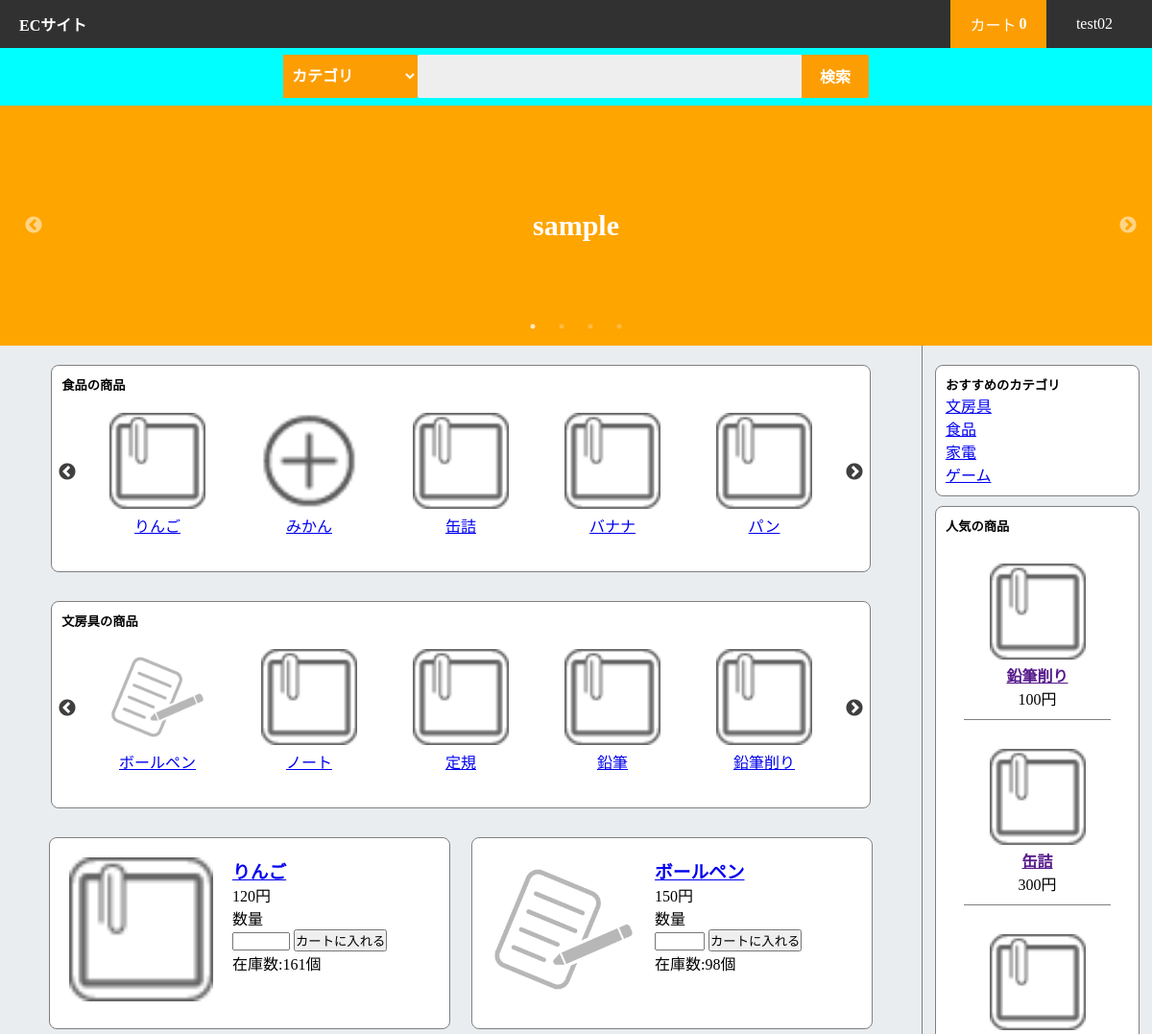
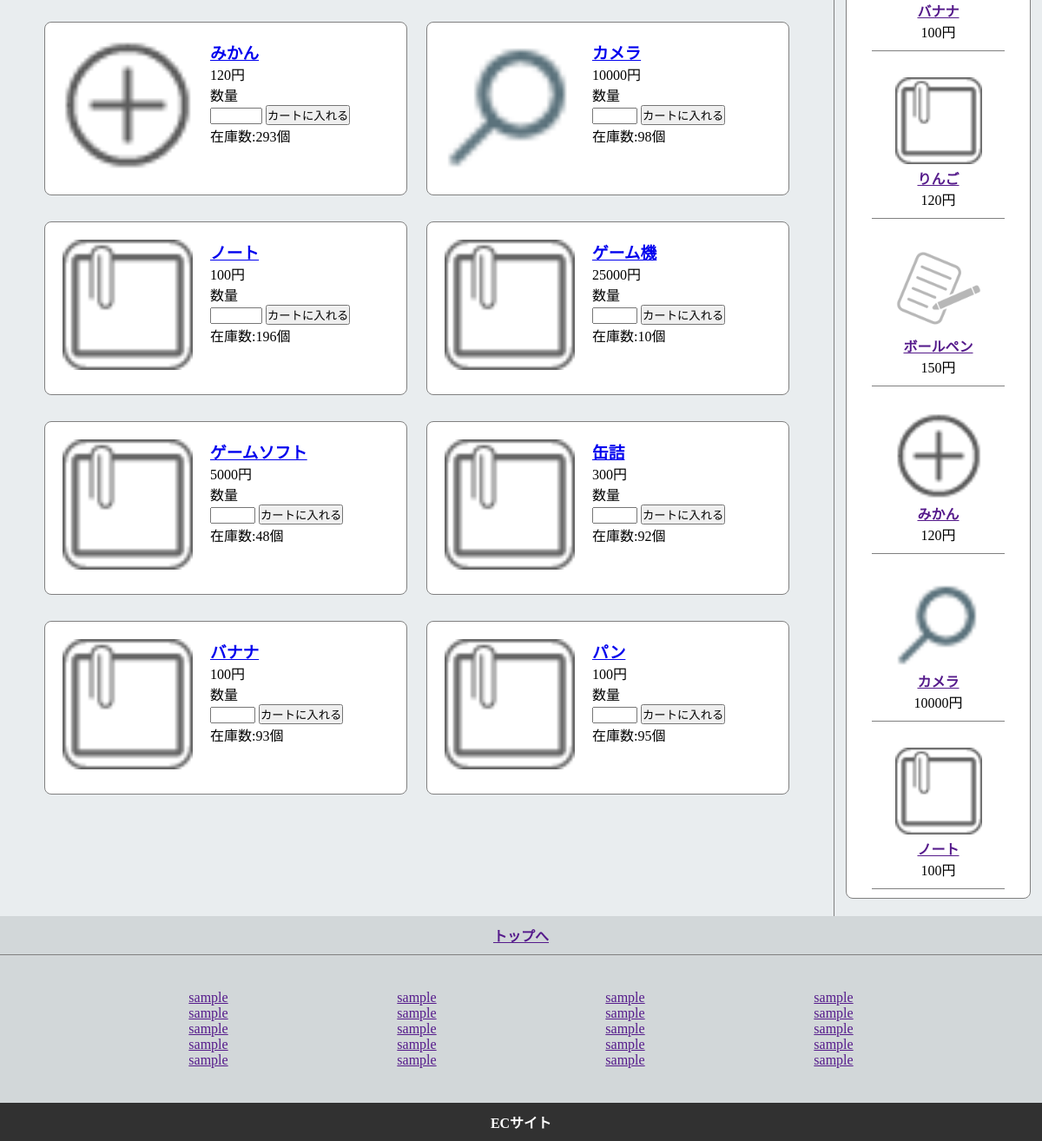
/test_sql/product_list.php (signed in), run on the app's committed database (2 pictures, top to bottom).
### tables this page shows
CREATE TABLE `product_info` (
  `Product_ID` int(11) NOT NULL,
  `Product_Name` text DEFAULT NULL,
  `Product_Category` text DEFAULT NULL,
  `Product_About` text DEFAULT NULL,
  `Product_Price` int(11) DEFAULT NULL,
  `Product_Image` text DEFAULT NULL,
  `Product_Stock` int(11) DEFAULT NULL,
  `Product_Access` int(11) NOT NULL DEFAULT 0
);

### test_sql/product_list.php (the view, shortened to what this page needs)
<?php
require "pdo_connect.php";
$prepare = $dbh->prepare("SELECT * FROM Product_Info LIMIT 10");
$prepare->execute();
$result = $prepare->fetchAll(PDO::FETCH_ASSOC);
$prepare = $dbh->prepare("SELECT * FROM Product_Info ORDER BY Product_Access DESC LIMIT 8");
$prepare->execute();
$pickup = $prepare->fetchAll(PDO::FETCH_ASSOC);
$prepare = $dbh->prepare("SELECT * FROM Product_Info WHERE Product_Category='食品'");
$prepare->execute();
$food = $prepare->fetchAll(PDO::FETCH_ASSOC);
$prepare = $dbh->prepare("SELECT * FROM Product_Info WHERE Product_Category='文房具'");
$prepare->execute();
$stationery = $prepare->fetchAll(PDO::FETCH_ASSOC);
$prepare = $dbh->prepare("SELECT Product_Category,SUM(Product_Access) FROM Product_Info GROUP BY Product_Category ORDER BY SUM(Product_Access) DESC");
$prepare->execute();
$pickupCategory = $prepare->fetchAll(PDO::FETCH_ASSOC);
?>
<!DOCTYPE html>
<html>
<head>
	<link href="js/slick-theme.css" rel="stylesheet" type="text/css">
	<link href="js/slick.css" rel="stylesheet" type="text/css">
	<link rel="stylesheet" href="css/common.css">
	<link rel="stylesheet" href="css/popup.css">
	<link rel="stylesheet" href="css/style.css">
</head>
<body>
	<?php require 'nav.php'; ?>
	<?php require 'search_area.php'; ?>
	<div class="header">
		<ul class="header-slider">
			<li><a href="#">sample</a></li>
		</ul>
	</div>
	<div class="container">
		<div class="left-content">
			<div class="left-width">
			<div class="slide-category">
				<h5>食品の商品</h5>
				<ul class="slider">
				<?php for($i=0; $i<count($food); $i++): ?>
                    <li class="slide-content"><a href="product.php?name=<?php echo $food[$i]["Product_ID"] ?>">
                        <img src="img/<?php echo $food[$i]["Product_ID"] ?>.png" class="replace-image">
                        <div class="item"><?php echo $food[$i]["Product_Name"] ?></div>
                    </a></li>
                <?php endfor ?>
            	</ul>
			</div>
			<div class="slide-category">
				<h5>文房具の商品</h5>
				<ul class="slider">
				<?php for($i=0; $i<count($stationery); $i++): ?>
                    <li class="slide-content"><a href="product.php?name=<?php echo $stationery[$i]["Product_ID"] ?>">
                        <img src="img/<?php echo $stationery[$i]["Product_ID"] ?>.png" class="replace-image">
                        <div class="item"><?php echo $stationery[$i]["Product_Name"] ?></div>
                    </a></li>
                <?php endfor ?>
            	</ul>
			</div>
    		<?php for($i=0; $i<count($result); $i++): ?>
            	<form action="cart.php?name=add" method="post" class="products">
        			<div class="product">
        				<a href="product.php?name=<?php echo $result[$i]["Product_ID"] ?>"><img src="<?php echo $result[$i]["Product_Image"] ?>" class="product-image"></a>
        				<h3><a href="product.php?name=<?php echo $result[$i]["Product_ID"] ?>" class="item-name"><?php echo $result[$i]["Product_Name"] ?></a></h3>
        				<div><?php echo $result[$i]["Product_Price"] ?>円</div>
        				<div>数量</div>
        				<input type="number" min="0" max="<?php echo $result[$i]["Product_Stock"] ?>" name="quantity">
        				<input type="submit" name="submit" value="カートに入れる">
        				<div>在庫数:<?php echo $result[$i]["Product_Stock"] ?>個</div>
        			</div>
        		</form>
        	<?php endfor ?>
        	</div>
        </div>
        <div class="right-content">
			<div class=pickup-category>
				<h5>おすすめのカテゴリ</h5>
				<ul>
					<?php for($i=0; $i<count($pickupCategory); $i++): ?>
    					<li><a href="search.php?c=<?php echo $pickupCategory[$i]["Product_Category"] ?>"><?php echo $pickupCategory[$i]["Product_Category"] ?></a></li>
    				<?php endfor; ?>
				</ul>
			</div>
			<div class="pickup-product">
				<h5>人気の商品</h5>
				<?php for($i=0; $i<count($pickup); $i++): ?>
					<div class="pickup">
						<a href="product.php?name=<?php echo $pickup[$i]["Product_ID"] ?>">
						<img src="<?php echo $pickup[$i]["Product_Image"] ?>" class="pickup-image">
						<a href=""><?php echo $pickup[$i]["Product_Name"] ?></a>
						<div class="pickup-price"><?php echo $pickup[$i]["Product_Price"] ?>円</div>
						</a>
					</div>
				<?php endfor ?>
			</div>
        </div>
    </div>
    <?php require 'footer.php'; ?>
</body>
</html>

### test_sql/css/common.css (style rules this page uses)
* { margin: 0; padding: 0; }

### test_sql/css/style.css (style rules this page uses)
.header { width:100%; height:250px; background:gray; }
.header-slider { width:100%; height:100%; background:orange; display:flex; align-items:center; text-align:center; }
.header-slider li a { font-weight:bold; color:white; text-decoration:none; font-size:30px; }
.container { width:100%; background:#ddd; display:flex; }
.left-content { width:80%; background:#e9edef; padding:20px 40px; display:flex; flex-wrap:wrap; box-sizing:border-box; align-content:flex-start; }
.left-width { width:100%; display:flex; flex-wrap:wrap; box-sizing:border-box; align-content:flex-start; }
.slide-category { width:97%; background:white; margin:0 auto; padding:10px; margin-bottom:30px; box-sizing:border-box; border-radius:8px; border:1px solid gray; }
.products { width:50%; height:200px; margin-bottom:30px; }
.product { width:95%; height:200px; background:white; border-radius:8px; margin:0px auto; padding:20px; text-decoration:none; border:1px solid gray; box-sizing:border-box; }
.product-image { width:150px; height:150px; float:left; margin-right:20px; }
.right-content { width:20%; background:#e9edef; display:flex; padding:20px 0px; flex-direction:column; border-left:1px solid gray; }
.pickup-category { width:80%; background:white; padding:10px; border-radius:8px; margin:0 auto; border:1px solid gray; }
.pickup-product { width:80%; background:white; padding:10px; border-radius:8px; margin:0 auto; margin-top:10px; border:1px solid gray; }
.pickup { width:80%; margin:0 auto; margin-top:20px; box-sizing:border-box; padding:10px; text-align:center; border-bottom:1px solid gray; }
.pickup-image { width:100px; height:100px; }
.pickup a { display:block; font-weight:bold; }
.slider { width:95%; margin:0 auto; margin-top:5px; }
.slide-content { width:100px; margin:10px; text-align:center; }
.slide-content img { width:100px; margin:0 auto; padding-top:5px; }
.item { height:40px; margin-top:5px; }

### test_sql/css/nav.css (style rules this page uses)
li { list-style:none; }

### data on the page
product_info: Product_Name "りんご", Product_Image (picture), Product_Price "120", Product_Stock "161"
product_info: shows a picture, Product_Name "みかん", Product_Image (picture), Product_Price "120", Product_Stock "293"
product_info: Product_Name "缶詰", Product_Price "300", Product_Stock "92"
product_info: Product_Name "バナナ", Product_Price "100", Product_Stock "93"
product_info: Product_Name "パン", Product_Price "100", Product_Stock "95"
product_info: shows a picture, Product_Name "ボールペン", Product_Image (picture), Product_Price "150", Product_Stock "98"
product_info: Product_Name "ノート", Product_Price "100", Product_Stock "196"
product_info: Product_Name "定規"
product_info: Product_Name "鉛筆"
product_info: Product_Name "鉛筆削り", Product_Price "100"
product_info: Product_Image (picture), Product_Name "カメラ", Product_Price "10000", Product_Stock "98"
product_info: Product_Name "ゲーム機", Product_Price "25000", Product_Stock "10"
product_info: Product_Name "ゲームソフト", Product_Price "5000", Product_Stock "48"

### other printed values
$_SESSION['USER'] "test02"
$pickupCategory[$i]["Product_Category"] "文房具"
$pickupCategory[$i]["Product_Category"] "食品"
$pickupCategory[$i]["Product_Category"] "家電"
$pickupCategory[$i]["Product_Category"] "ゲーム"
